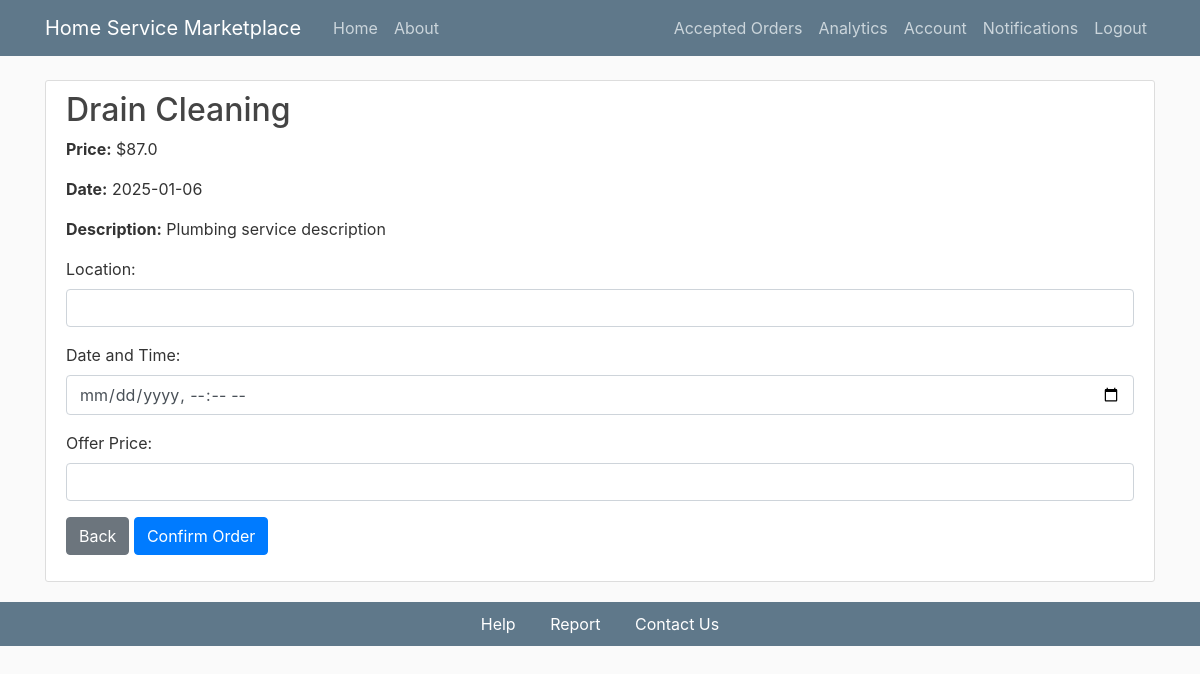
Page /placeorder/1 (signed in) on the committed database.
### flaskapp/models.py (models this page shows, shortened)
class Service(db.Model):
    id = db.Column(db.Integer, primary_key=True)
    title = db.Column(db.String(100), nullable=False)
    description = db.Column(db.Text, nullable=False)
    date_posted = db.Column(db.DateTime, nullable=False, default=datetime.utcnow)
    user_id = db.Column(db.Integer, db.ForeignKey('user.id'), nullable=False)
    provider_id = db.Column(db.Integer, db.ForeignKey('service_provider.id'), nullable=False)
    ratings = db.Column(db.Integer, nullable=False)
    category_id = db.Column(db.Integer, db.ForeignKey('category.id'), nullable=False)
    duration = db.Column(db.Integer, nullable=False)
    ser_price = db.Column(db.Float, nullable=False)
    orders = db.relationship('Order', backref='linked_service', lazy=True)

### flaskapp/routes.py (the view)
@app.route('/placeorder/<int:service_id>')
@login_required
def placeorder(service_id):
    services = Service.query.filter_by(id=service_id).first()
    ref = request.referrer
    return render_template('orderform.html', details=services, referrer=ref)

### flaskapp/models.py (called while the page is built)
@login_manager.user_loader
def load_user(user_id):
    return User.query.get(int(user_id))

    @property
    def is_service_provider(self):
        return ServiceProvider.query.filter_by(id=self.id).first() is not None

### flaskapp/templates/orderform.html (shortened to what this page needs)
{% extends "layout.html" %}
{% block content %}
<div class="content-section">
  <h2>{{ details.title }}</h2>
  <p><strong>Price:</strong> ${{ details.ser_price }}</p>
  <p><strong>Date:</strong> {{ details.date_posted.strftime('%Y-%m-%d') }}</p>
  <p><strong>Description:</strong> {{ details.description }}</p>
  <form action="{{ url_for('postorder') }}" method="POST" class="form-modern">
    <div class="form-group">
      <label for="location">Location:</label>
      <input type="text" id="location" name="location" class="form-control" required />
    </div>
    <div class="form-group">
      <label for="datetime">Date and Time:</label>
      <input type="datetime-local" id="datetime" name="datetime" class="form-control" required />
    </div>
    <div class="form-group">
      <label for="price">Offer Price:</label>
      <input type="number" id="price" name="price" step="0.01" class="form-control" required />
    </div>
    <div class="form-group">
      <a href="{{ referrer }}" class="btn btn-secondary">Back</a>
      <button type="submit" class="btn btn-primary">Confirm Order</button>
    </div>
  </form>
</div>
{% endblock content %}

### flaskapp/static/main.css (style rules this page uses)
body { background: #fafafa; color: #333333; margin-top: 5rem; }
h1, h2, h3, h4, h5, h6 { color: #444444; }
.content-section { background: #ffffff; padding: 10px 20px; border: 1px solid #dddddd; border-radius: 3px; margin-bottom: 20px; }

### rows in the picture
Service: title "Drain Cleaning", ser_price "87.0", date_posted "2025-01-06", description "Plumbing service description"
